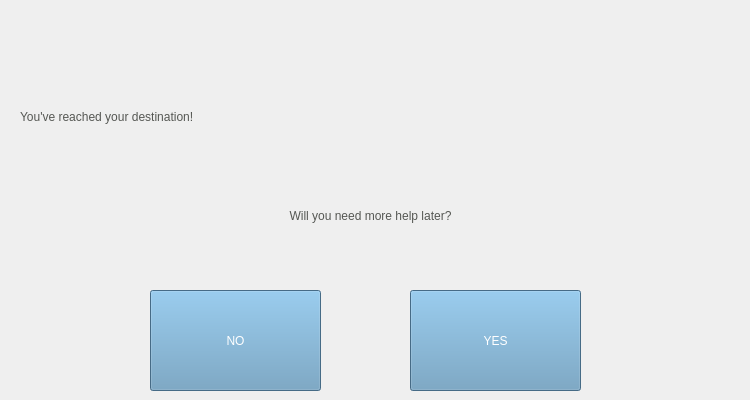
  <widget class="QWidget" name="COMPLETE">
   <widget class="QLabel" name="destination_reached">
    <property name="geometry">
     <rect>
      <x>20</x>
      <y>110</y>
      <width>711</width>
      <height>61</height>
     </rect>
    </property>
    <property name="styleSheet">
     <string notr="true">font: 20 32pt &quot;montserrat&quot;;
color: rgb(85, 87, 83);</string>
    </property>
    <property name="text">
     <string>You've reached your destination!</string>
    </property>
    <property name="alignment">
     <set>Qt::AlignLeading|Qt::AlignLeft|Qt::AlignTop</set>
    </property>
    <property name="wordWrap">
     <bool>true</bool>
    </property>
   </widget>
   <widget class="QPushButton" name="exit_9">
    <property name="geometry">
     <rect>
      <x>660</x>
      <y>5</y>
      <width>71</width>
      <height>71</height>
     </rect>
    </property>
    <property name="text">
     <string/>
    </property>
    <property name="icon">
     <iconset>
      <normaloff>icons/UI Icons/cross.png</normaloff>icons/UI Icons/cross.png</iconset>
    </property>
    <property name="iconSize">
     <size>
      <width>65</width>
      <height>65</height>
     </size>
    </property>
    <property name="flat">
     <bool>true</bool>
    </property>
   </widget>
   <widget class="QPushButton" name="info_9">
    <property name="geometry">
     <rect>
      <x>580</x>
      <y>5</y>
      <width>71</width>
      <height>71</height>
     </rect>
    </property>
    <property name="text">
     <string/>
    </property>
    <property name="icon">
     <iconset>
      <normaloff>icons/UI Icons/question_yellow.png</normaloff>icons/UI Icons/question_yellow.png</iconset>
    </property>
    <property name="iconSize">
     <size>
      <width>65</width>
      <height>65</height>
     </size>
    </property>
    <property name="flat">
     <bool>true</bool>
    </property>
   </widget>
   <widget class="QLabel" name="more_help_label">
    <property name="geometry">
     <rect>
      <x>0</x>
      <y>180</y>
      <width>741</width>
      <height>71</height>
     </rect>
    </property>
    <property name="styleSheet">
     <string notr="true">font: 20 36pt &quot;montserrat&quot;;
color: rgb(85, 87, 83);</string>
    </property>
    <property name="text">
     <string>Will you need more help later?</string>
    </property>
    <property name="alignment">
     <set>Qt::AlignCenter</set>
    </property>
    <property name="wordWrap">
     <bool>true</bool>
    </property>
   </widget>
   <widget class="QPushButton" name="more_help">
    <property name="geometry">
     <rect>
      <x>410</x>
      <y>290</y>
      <width>171</width>
      <height>101</height>
     </rect>
    </property>
    <property name="styleSheet">
     <string notr="true">font:20 40pt &quot;montserrat&quot;;
background-color: rgb(98, 150, 187);
color: rgb(255, 255, 255);</string>
    </property>
    <property name="text">
     <string>YES</string>
    </property>
   </widget>
   <widget class="QPushButton" name="no_more_help">
    <property name="geometry">
     <rect>
      <x>150</x>
      <y>290</y>
      <width>171</width>
      <height>101</height>
     </rect>
    </property>
    <property name="styleSheet">
     <string notr="true">font:20 40pt &quot;montserrat&quot;;
background-color: rgb(98, 150, 187);
color: rgb(255, 255, 255);</string>
    </property>
    <property name="text">
     <string>NO</string>
    </property>
   </widget>
  </widget>
